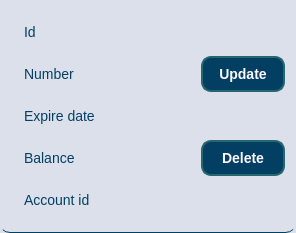
<?xml version="1.0" encoding="UTF-8"?>
<ui version="4.0">
 <class>card_widget</class>
 <widget class="QWidget" name="card_widget">
  <property name="geometry">
   <rect>
    <x>0</x>
    <y>0</y>
    <width>296</width>
    <height>233</height>
   </rect>
  </property>
  <property name="windowTitle">
   <string>card_widget</string>
  </property>
  <property name="styleSheet">
   <string notr="true">QWidget {
    background-color: rgb(220, 224, 235); /* Фон виджета */
  	border-bottom: 1px solid rgb(3, 63, 99); /* Более заметная граница */
    padding: 10px; /* Отступы внутри виджета */
    border-radius: 10px; /* Закругленные углы */
}
QLabel {
    color: rgb(3, 63, 99); /* Темный синий цвет текста */
    font-size: 14px; /* Размер шрифта */
	border-bottom: 0
}
QPushButton {
    background-color: rgb(3, 63, 99); /* Тёмно-синий основной цвет */
    color: rgb(252, 247, 255); /* Белый цвет текста */
    border: 2px solid rgb(40, 102, 110); /* Бирюзовая обводка */
    border-radius: 10px; /* Закруглённые края */
    padding: 8px 16px; /* Отступы для приятного вида */
    font-size: 14px; /* Размер шрифта */
    font-weight: bold; /* Жирный текст */
}
QPushButton:hover {
    background-color: rgb(40, 102, 110); /* Цвет кнопки при наведении */
    color: rgb(218, 223, 247); /* Голубой текст при наведении */
}
QPushButton:pressed {
    background-color: rgb(124, 152, 133); /* Цвет при нажатии */
}
</string>
  </property>
  <layout class="QHBoxLayout" name="horizontalLayout">
   <item>
    <layout class="QGridLayout" name="gridLayout">
     <item row="0" column="1">
      <layout class="QVBoxLayout" name="verticalLayout_2">
       <item>
        <widget class="QPushButton" name="update_button">
         <property name="text">
          <string>Update</string>
         </property>
        </widget>
       </item>
       <item>
        <widget class="QPushButton" name="delete_button">
         <property name="text">
          <string>Delete</string>
         </property>
        </widget>
       </item>
      </layout>
     </item>
     <item row="0" column="0">
      <layout class="QVBoxLayout" name="verticalLayout">
       <item>
        <widget class="QLabel" name="labelId">
         <property name="sizePolicy">
          <sizepolicy hsizetype="MinimumExpanding" vsizetype="Preferred">
           <horstretch>0</horstretch>
           <verstretch>0</verstretch>
          </sizepolicy>
         </property>
         <property name="text">
          <string>Id</string>
         </property>
        </widget>
       </item>
       <item>
        <widget class="QLabel" name="labelNumber">
         <property name="text">
          <string>Number</string>
         </property>
        </widget>
       </item>
       <item>
        <widget class="QLabel" name="labelExpireDate">
         <property name="text">
          <string>Expire date</string>
         </property>
        </widget>
       </item>
       <item>
        <widget class="QLabel" name="labelBalance">
         <property name="text">
          <string>Balance</string>
         </property>
        </widget>
       </item>
       <item>
        <widget class="QLabel" name="labelAccountId">
         <property name="styleSheet">
          <string notr="true"/>
         </property>
         <property name="text">
          <string>Account id</string>
         </property>
        </widget>
       </item>
      </layout>
     </item>
    </layout>
   </item>
  </layout>
 </widget>
 <resources/>
 <connections/>
</ui>
